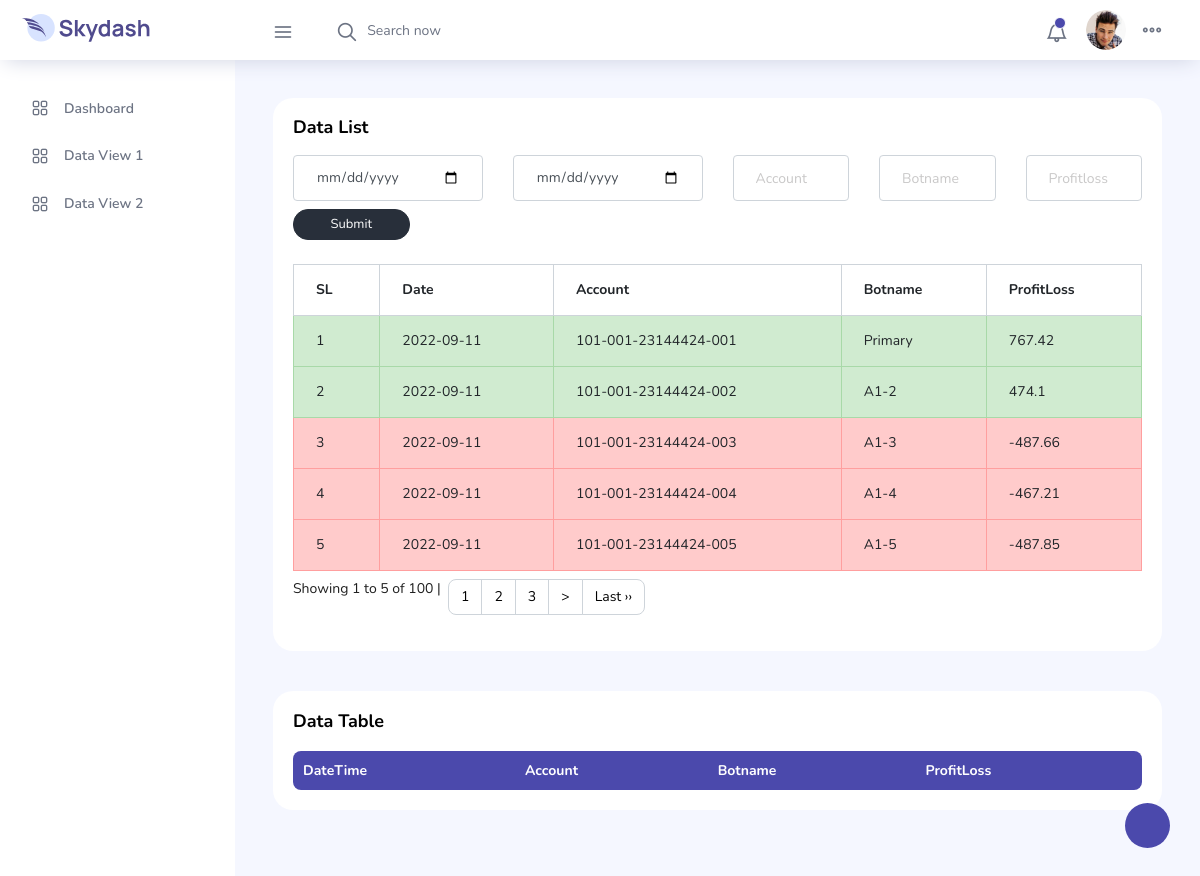
The page /dataview.php on the database its author committed.
### tables this page shows
CREATE TABLE `oanda_db` (
  `id` int(11) NOT NULL AUTO_INCREMENT,
  `datetime` datetime NOT NULL DEFAULT current_timestamp(),
  `account` text NOT NULL,
  `botname` text NOT NULL,
  `profit_loss` float NOT NULL,
  PRIMARY KEY (`id`)
);

### dataview.php (the view)
<?php
include_once 'Pagination.php';
require_once 'config.php';
$baseURL = 'getData.php';
$limit = 5;
$query   = $conn->query("SELECT COUNT(*) as rowNum FROM oanda_db");
$result  = $query->fetch_assoc();
$rowCount= $result['rowNum'];
$pagConfig = array(
    'baseURL' => $baseURL,
    'totalRows' => $rowCount,
    'perPage' => $limit,
    'contentDiv' => 'dataContainer'
);
$pagination =  new Pagination($pagConfig);
$query = $conn->query("SELECT * FROM oanda_db ORDER BY id ASC LIMIT $limit");
include "inc/header.php";
?>
                <div class="main-panel">
                    <div class="content-wrapper">
                        <div class="row">
                            <div class="col-lg-12 stretch-card grid-margin">
                              <div class="card">
                                <div class="card-body">
                                  <h4 class="card-title">Data List</h4>
                                  <div class="row">
                                      <div class="col-sm-3">
                                        <input type="date" class="form-control mb-2 mr-sm-2" id="fromdate" placeholder="Fromdate">
                                      </div>
                                      <div class="col-sm-3">
                                        <input type="date" class="form-control mb-2 mr-sm-2" id="todate" placeholder="Todate">
                                      </div>
                                      <div class="col-sm-2">
                                        <input type="text" class="form-control mb-2 mr-sm-2" id="accountname" placeholder="Account">
                                      </div>
                                      <div class="col-sm-2">
                                        <input type="text" class="form-control mb-2 mr-sm-2" id="botname" placeholder="Botname">
                                      </div>
                                      <div class="col-sm-2">
                                        <input type="text" class="form-control mb-2 mr-sm-2" id="profitloss" placeholder="Profitloss">
                                      </div>
                                      <div class="col-sm-2">
                                        <button type="submit" class="btn btn-sm btn-dark btn-block mb-2" onclick="searchFilter(0)">Submit</button>
                                      </div>
                                  </div>
                                  <div class="table-responsive pt-3 " id="dataContainer">
                                    <table class="table table-bordered mb-2" >
                                      <thead>
                                        <tr class="customize-header">
                                            <th>SL</th>
                                            <th>Date</th>
                                            <th>Account</th>
                                            <th>Botname</th>
                                            <th>ProfitLoss</th>
                                        </tr>
                                      </thead>
                                      <tbody id="dataContainer">
                                        <?php
                                        if($query->num_rows > 0){ $i=0;
                                            while($row = $query->fetch_assoc()){ $i++;
                                        ?>
                                        <tr class="table-<?php echo ($row["profit_loss"] > 0 ? 'success' : 'danger'); ?>">
                                          <td><?php echo $i; ?></td>
                                          <td><?php echo date("Y-m-d", strtotime($row["datetime"])); ?></td>
                                          <td><?php echo $row["account"]; ?></td>
                                          <td><?php echo $row["botname"]; ?></td>
                                          <td><?php echo $row["profit_loss"]; ?></td>
                                        </tr>
                                        <?php
                                            }
                                        }else{
                                            echo '<tr><td colspan="5">No records found...</td></tr>';
                                        }
                                        ?>
                                      </tbody>
                                    </table>
                                    <?php echo $pagination->createLinks(); ?>
                                  </div>
                                </div>
                              </div>
                            </div>
                            <div class="col-md-12 grid-margin stretch-card">
                                <div class="card">
                                    <div class="card-body">
                                        <p class="card-title">Data Table</p>
                                        <div class="row">
                                            <div class="col-12">
                                                <div class="table-responsive">
                                                    <table id="example" class="display expandable-table" style="width:100%">
                                                        <thead>
                                                        	<tr>
                                                        		<th>DateTime</th>
                                                        		<th>Account</th>
                                                        		<th>Botname</th>
                                                        		<th>ProfitLoss</th>
                                                        	</tr>
                                                        </thead>
                                                    </table>
                                                </div>
                                            </div>
                                        </div>
                                    </div>
                                </div>
                            </div>
                        </div>
                    </div>
                </div>
<?php
include "inc/footer.php";
?>

### rows shown on the page
oanda_db: datetime "2022-09-11", account "101-001-23144424-001", botname "Primary", profit_loss "767.42"
oanda_db: datetime "2022-09-11", account "101-001-23144424-002", botname "A1-2", profit_loss "474.1"
oanda_db: datetime "2022-09-11", account "101-001-23144424-003", botname "A1-3", profit_loss "-487.66"
oanda_db: datetime "2022-09-11", account "101-001-23144424-004", botname "A1-4", profit_loss "-467.21"
oanda_db: datetime "2022-09-11", account "101-001-23144424-005", botname "A1-5", profit_loss "-487.85"

### other values the page prints
$pagination->createLinks() "Showing 1 to 5 of 100 | 1"
$text "2 3 > Last ››"
